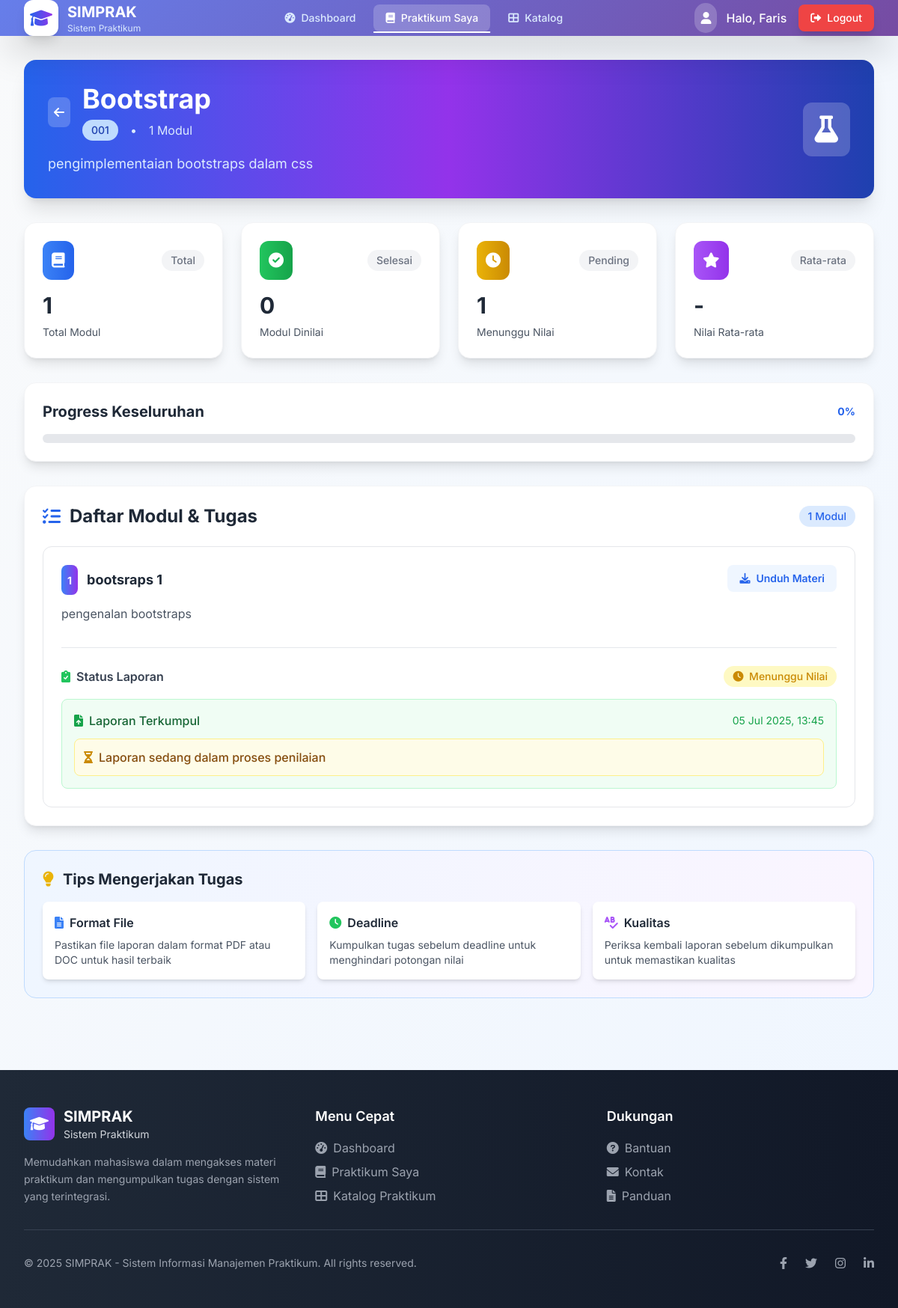
/mahasiswa/praktikum_detail.php?id=1 (signed in), run on the app's committed database.
### tables this page shows
CREATE TABLE `mata_praktikum` (
  `id` int(11) NOT NULL,
  `kode_praktikum` varchar(10) NOT NULL,
  `nama_praktikum` varchar(100) NOT NULL,
  `deskripsi` text DEFAULT NULL
);

CREATE TABLE `laporan` (
  `id` int(11) NOT NULL,
  `modul_id` int(11) NOT NULL,
  `mahasiswa_id` int(11) NOT NULL,
  `file_laporan` varchar(255) NOT NULL,
  `tanggal_kumpul` timestamp NOT NULL DEFAULT current_timestamp(),
  `nilai` decimal(5,2) DEFAULT NULL,
  `feedback` text DEFAULT NULL
);

CREATE TABLE `modul` (
  `id` int(11) NOT NULL,
  `praktikum_id` int(11) NOT NULL,
  `nama_modul` varchar(100) NOT NULL,
  `deskripsi` text DEFAULT NULL,
  `file_materi` varchar(255) DEFAULT NULL,
  `created_at` timestamp NOT NULL DEFAULT current_timestamp()
);

### mahasiswa/praktikum_detail.php (the view, shortened to what this page needs)
<?php
require_once 'templates/header_mahasiswa.php';
$praktikum_id = $_GET['id'];
$mahasiswa_id = $_SESSION['user_id'];
$stmt_praktikum = $conn->prepare("SELECT nama_praktikum, kode_praktikum, deskripsi FROM mata_praktikum WHERE id = ?");
$stmt_praktikum->bind_param("i", $praktikum_id);
$stmt_praktikum->execute();
$praktikum = $stmt_praktikum->get_result()->fetch_assoc();
$stmt_modul = $conn->prepare(
    "SELECT m.id, m.nama_modul, m.deskripsi, m.file_materi, l.file_laporan, l.tanggal_kumpul, l.nilai, l.feedback
     FROM modul m LEFT JOIN laporan l ON m.id = l.modul_id AND l.mahasiswa_id = ?
     WHERE m.praktikum_id = ? ORDER BY m.id ASC"
);
$stmt_modul->bind_param("ii", $mahasiswa_id, $praktikum_id);
$stmt_modul->execute();
$modul_list = $stmt_modul->get_result();
$total_modul = $modul_list->num_rows;
$modul_selesai = 0;
$modul_menunggu = 0;
$rata_rata_nilai = 0;
$total_nilai = 0;
$jumlah_dinilai = 0;
$stmt_modul->execute();
$temp_result = $stmt_modul->get_result();
while($temp_modul = $temp_result->fetch_assoc()) {
    if ($temp_modul['file_laporan']) {
        if ($temp_modul['nilai'] !== null) {
            $modul_selesai++;
            $total_nilai += $temp_modul['nilai'];
            $jumlah_dinilai++;
        } else {
            $modul_menunggu++;
        }
    }
}
$stmt_modul->execute();
$modul_list = $stmt_modul->get_result();
?>
<div class="bg-gradient-to-r from-blue-600 via-purple-600 to-blue-800 text-white p-8 rounded-2xl shadow-xl mb-8">
    <div class="flex items-center justify-between">
        <div class="flex-1">
            <div class="flex items-center mb-4">
                <a href="praktikum_saya.php" class="bg-white bg-opacity-20 hover:bg-opacity-30 p-2 rounded-lg mr-4 transition-all duration-300">
                    <i class="fas fa-arrow-left text-white"></i>
                </a>
                <div>
                    <h1 class="text-3xl md:text-4xl font-bold mb-2"><?php echo htmlspecialchars($praktikum['nama_praktikum']); ?></h1>
                    <div class="flex items-center space-x-4">
                        <span class="bg-blue-200 text-blue-800 px-3 py-1 rounded-full text-sm font-medium">
                            <?php echo htmlspecialchars($praktikum['kode_praktikum']); ?>
                        </span>
                        <span class="text-blue-100">•</span>
                        <span class="text-blue-100"><?php echo $total_modul; ?> Modul</span>
                    </div>
                </div>
            </div>
            <p class="text-blue-100 text-lg leading-relaxed"><?php echo htmlspecialchars($praktikum['deskripsi']); ?></p>
        </div>
        <div class="hidden md:block">
            <div class="bg-white bg-opacity-20 p-4 rounded-xl">
                <i class="fas fa-flask text-4xl"></i>
            </div>
        </div>
    </div>
</div>
<div class="grid grid-cols-1 md:grid-cols-4 gap-6 mb-8">
    <div class="bg-white p-6 rounded-2xl shadow-lg hover:shadow-xl transition-all duration-300 border border-gray-100">
        <div class="flex items-center justify-between mb-4">
            <div class="bg-gradient-to-r from-blue-500 to-blue-600 p-3 rounded-xl">
                <i class="fas fa-book text-white text-xl"></i>
            </div>
            <span class="text-sm font-medium text-gray-500 bg-gray-100 px-3 py-1 rounded-full">Total</span>
        </div>
        <div class="text-3xl font-bold text-gray-800 mb-2"><?php echo $total_modul; ?></div>
        <div class="text-sm text-gray-600">Total Modul</div>
    </div>
    <div class="bg-white p-6 rounded-2xl shadow-lg hover:shadow-xl transition-all duration-300 border border-gray-100">
        <div class="flex items-center justify-between mb-4">
            <div class="bg-gradient-to-r from-green-500 to-green-600 p-3 rounded-xl">
                <i class="fas fa-check-circle text-white text-xl"></i>
            </div>
            <span class="text-sm font-medium text-gray-500 bg-gray-100 px-3 py-1 rounded-full">Selesai</span>
        </div>
        <div class="text-3xl font-bold text-gray-800 mb-2"><?php echo $modul_selesai; ?></div>
        <div class="text-sm text-gray-600">Modul Dinilai</div>
    </div>
    <div class="bg-white p-6 rounded-2xl shadow-lg hover:shadow-xl transition-all duration-300 border border-gray-100">
        <div class="flex items-center justify-between mb-4">
            <div class="bg-gradient-to-r from-yellow-500 to-yellow-600 p-3 rounded-xl">
                <i class="fas fa-clock text-white text-xl"></i>
            </div>
            <span class="text-sm font-medium text-gray-500 bg-gray-100 px-3 py-1 rounded-full">Pending</span>
        </div>
        <div class="text-3xl font-bold text-gray-800 mb-2"><?php echo $modul_menunggu; ?></div>
        <div class="text-sm text-gray-600">Menunggu Nilai</div>
    </div>
    <div class="bg-white p-6 rounded-2xl shadow-lg hover:shadow-xl transition-all duration-300 border border-gray-100">
        <div class="flex items-center justify-between mb-4">
            <div class="bg-gradient-to-r from-purple-500 to-purple-600 p-3 rounded-xl">
                <i class="fas fa-star text-white text-xl"></i>
            </div>
            <span class="text-sm font-medium text-gray-500 bg-gray-100 px-3 py-1 rounded-full">Rata-rata</span>
        </div>
        <div class="text-3xl font-bold text-gray-800 mb-2"><?php echo $rata_rata_nilai > 0 ? $rata_rata_nilai : '-'; ?></div>
        <div class="text-sm text-gray-600">Nilai Rata-rata</div>
    </div>
</div>
<div class="bg-white p-6 rounded-2xl shadow-lg mb-8 border border-gray-100">
    <div class="flex items-center justify-between mb-4">
        <h3 class="text-xl font-bold text-gray-800">Progress Keseluruhan</h3>
        <span class="text-sm font-bold text-blue-600">
            <?php echo $total_modul > 0 ? round(($modul_selesai / $total_modul) * 100) : 0; ?>%
        </span>
    </div>
    <div class="w-full bg-gray-200 rounded-full h-3">
    </div>
</div>
<div class="bg-white p-6 rounded-2xl shadow-lg border border-gray-100">
    <div class="flex items-center justify-between mb-6">
        <h3 class="text-2xl font-bold text-gray-800 flex items-center">
            <i class="fas fa-tasks mr-3 text-blue-600"></i>
            Daftar Modul & Tugas
        </h3>
        <span class="bg-blue-100 text-blue-600 px-3 py-1 rounded-full text-sm font-medium">
            <?php echo $total_modul; ?> Modul
        </span>
    </div>
    <div class="space-y-6">
        <?php $modul_index = 0; ?>
        <?php while($modul = $modul_list->fetch_assoc()): ?>
            <?php $modul_index++; ?>
            <div class="border border-gray-200 rounded-xl p-6 hover:shadow-md transition-all duration-300 group">
                <div class="flex flex-col lg:flex-row lg:items-start lg:justify-between mb-4">
                    <div class="flex-1">
                        <div class="flex items-center mb-3">
                            <div class="bg-gradient-to-r from-blue-500 to-purple-600 text-white p-2 rounded-lg mr-3">
                                <span class="font-bold text-sm"><?php echo $modul_index; ?></span>
                            </div>
                            <h4 class="font-bold text-lg text-gray-800 group-hover:text-blue-600 transition-colors">
                                <?php echo htmlspecialchars($modul['nama_modul']); ?>
                            </h4>
                        </div>
                        <?php if (!empty($modul['deskripsi'])): ?>
                            <p class="text-gray-600 mb-4 leading-relaxed"><?php echo htmlspecialchars($modul['deskripsi']); ?></p>
                        <?php endif; ?>
                    </div>
                    <?php if ($modul['file_materi']): ?>
                        <a href="../uploads/materi/<?php echo htmlspecialchars($modul['file_materi']); ?>"
                           download
                           class="bg-blue-50 hover:bg-blue-100 text-blue-600 hover:text-blue-700 font-semibold py-2 px-4 rounded-lg text-sm transition-all duration-300 flex items-center">
                            <i class="fas fa-download mr-2"></i>
                            Unduh Materi
                        </a>
                    <?php endif; ?>
                </div>
                <div class="border-t border-gray-200 pt-6">
                    <div class="flex items-center justify-between mb-4">
                        <h5 class="font-semibold text-gray-700 flex items-center">
                            <i class="fas fa-clipboard-check mr-2 text-green-500"></i>
                            Status Laporan
                        </h5>
                        <?php if ($modul['file_laporan']): ?>
                            <?php if ($modul['nilai'] !== null): ?>
                                <span class="bg-green-100 text-green-600 px-3 py-1 rounded-full text-sm font-medium">
                                    <i class="fas fa-check mr-1"></i>
                                    Sudah Dinilai
                                </span>
                            <?php else: ?>
                                <span class="bg-yellow-100 text-yellow-600 px-3 py-1 rounded-full text-sm font-medium">
                                    <i class="fas fa-clock mr-1"></i>
                                    Menunggu Nilai
                                </span>
                            <?php endif; ?>
                        <?php endif; ?>
                    </div>
                    <?php if ($modul['file_laporan']): ?>
                        <div class="bg-green-50 border border-green-200 rounded-lg p-4">
                            <div class="flex items-center justify-between mb-3">
                                <div class="flex items-center">
                                    <i class="fas fa-file-upload text-green-600 mr-2"></i>
                                    <span class="font-medium text-green-800">Laporan Terkumpul</span>
                                </div>
                                <span class="text-sm text-green-600">
                                    <?php echo date('d M Y, H:i', strtotime($modul['tanggal_kumpul'])); ?>
                                </span>
                            </div>
                            <?php if ($modul['nilai'] !== null): ?>
                                <div class="bg-white border border-green-200 rounded-lg p-4 mt-3">
                                    <div class="flex items-center justify-between mb-2">
                                        <span class="font-bold text-gray-800">Nilai Akhir:</span>
                                        <span class="text-2xl font-bold text-green-600"><?php echo htmlspecialchars($modul['nilai']); ?></span>
                                    </div>
                                    <?php if (!empty($modul['feedback'])): ?>
                                        <div class="mt-3 pt-3 border-t border-green-200">
                                            <h6 class="font-semibold text-gray-700 mb-2">Feedback:</h6>
                                            <p class="text-gray-600 text-sm"><?php echo htmlspecialchars($modul['feedback']); ?></p>
                                        </div>
                                    <?php endif; ?>
                                </div>
                            <?php else: ?>
                                <div class="bg-yellow-50 border border-yellow-200 rounded-lg p-3 mt-3">
                                    <div class="flex items-center">
                                        <i class="fas fa-hourglass-half text-yellow-600 mr-2"></i>
                                        <span class="text-yellow-800 font-medium">Laporan sedang dalam proses penilaian</span>
                                    </div>
                                </div>
                            <?php endif; ?>
                        </div>
                    <?php endif; ?>
                </div>
            </div>
        <?php endwhile; ?>
    </div>
</div>
<div class="mt-8 bg-gradient-to-r from-blue-50 to-purple-50 p-6 rounded-2xl border border-blue-200">
    <h3 class="text-xl font-bold text-gray-800 mb-4 flex items-center">
        <i class="fas fa-lightbulb mr-3 text-yellow-500"></i>
        Tips Mengerjakan Tugas
    </h3>
    <div class="grid grid-cols-1 md:grid-cols-2 lg:grid-cols-3 gap-4">
        <div class="bg-white p-4 rounded-lg shadow-md">
            <div class="flex items-center mb-2">
                <i class="fas fa-file-alt text-blue-500 mr-2"></i>
                <h4 class="font-semibold text-gray-800">Format File</h4>
            </div>
            <p class="text-sm text-gray-600">Pastikan file laporan dalam format PDF atau DOC untuk hasil terbaik</p>
        </div>
        <div class="bg-white p-4 rounded-lg shadow-md">
            <div class="flex items-center mb-2">
                <i class="fas fa-clock text-green-500 mr-2"></i>
                <h4 class="font-semibold text-gray-800">Deadline</h4>
            </div>
            <p class="text-sm text-gray-600">Kumpulkan tugas sebelum deadline untuk menghindari potongan nilai</p>
        </div>
        <div class="bg-white p-4 rounded-lg shadow-md">
            <div class="flex items-center mb-2">
                <i class="fas fa-spell-check text-purple-500 mr-2"></i>
                <h4 class="font-semibold text-gray-800">Kualitas</h4>
            </div>
            <p class="text-sm text-gray-600">Periksa kembali laporan sebelum dikumpulkan untuk memastikan kualitas</p>
        </div>
    </div>
</div>
<?php require_once 'templates/footer_mahasiswa.php'; ?>

### mahasiswa/templates/header_mahasiswa.php (style rules this page uses)
body { font-family: 'Inter', sans-serif; }

### data on the page
mata_praktikum: nama_praktikum "Bootstrap", kode_praktikum "001", deskripsi "pengimplementaian bootstraps dalam css"
laporan: modul.nama_modul "bootsraps 1", modul.deskripsi "pengenalan bootstraps", shows "Menunggu Nilai", tanggal_kumpul "05 Jul 2025, 13:45", shows "Laporan sedang dalam proses penilaian"

### other printed values
$_SESSION['nama'] "Faris"
$total_modul "1"
$modul_selesai "0"
$modul_menunggu "1"
